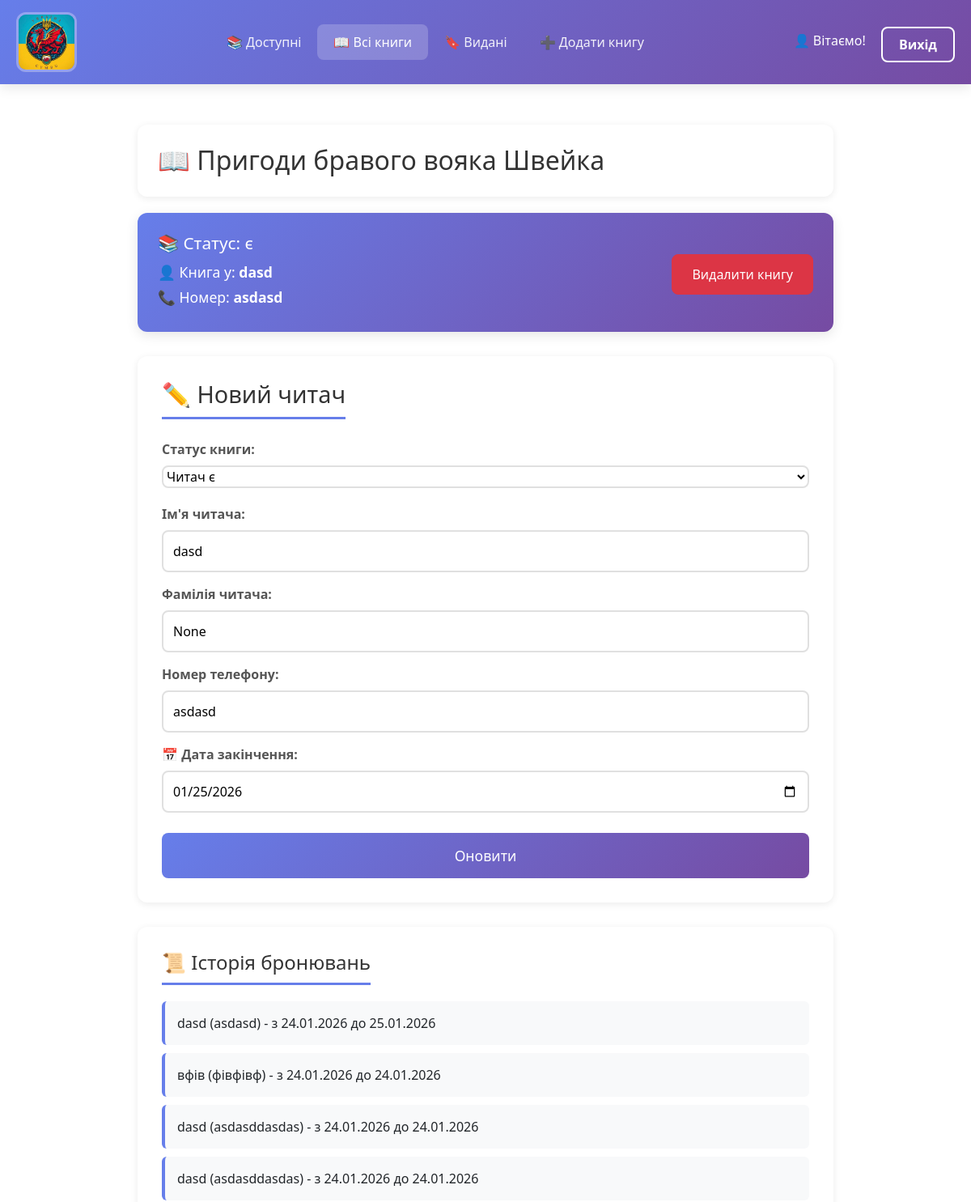
/books/3 (signed in, upper part), run on an earlier commit of the app's database.
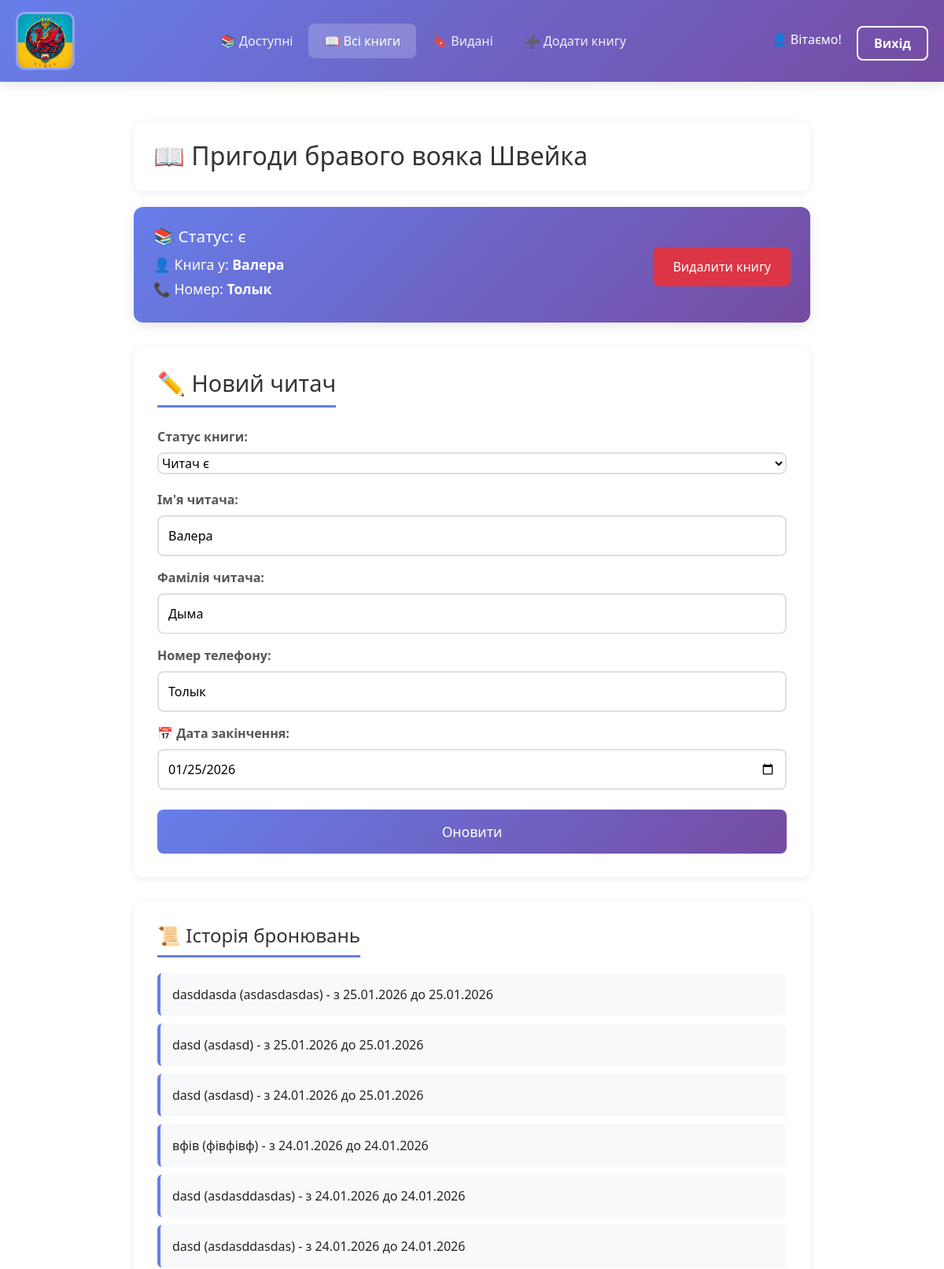
And on a later commit of the database.
### app.py (models this page shows)
class Book(db.Model):
    id = db.Column(db.Integer, primary_key=True)
    name_book = db.Column(db.String(100), nullable=False)
    author = db.Column(db.String(100), nullable=False)
    surname = db.Column(db.String(100), nullable=False)
    ean = db.Column(db.Text, nullable=False)
    buyer = db.Column(db.String(100), nullable=False)
    phone = db.Column(db.String(20), nullable=False)
    stat = db.Column(db.String(20), nullable=False)
    date = db.Column(db.DateTime, default=datetime.utcnow)
    enddate = db.Column(db.DateTime, default=datetime.utcnow)
    history = db.Column(db.String(100))

### app.py (the view, shortened to what this page needs)
@app.route('/books/<int:id>', methods=['POST', 'GET'])
@login_required
def change(id):
    book = Book.query.get(id)
    return render_template('change.html', book=book)

### app.py (called while the page is built)
@login_manager.user_loader
def load_user(user_id):
    return User.query.get(int(user_id))

### templates/change.html (shortened to what the changed rows need)
{% extends 'base.html' %}
{% block body %}
<div class="container" style="max-width: 900px; margin: 0 auto; padding: 20px;">
    <div style="background: white; padding: 25px; border-radius: 12px; box-shadow: 0 2px 10px rgba(0,0,0,0.08); margin-bottom: 20px;">
        <h1 style="color: #333; margin: 0; font-size: 2em; display: flex; align-items: center; gap: 12px;">
            📖 {{ book.name_book }}
        </h1>
    </div>
    <div class="gigi" style="margin-bottom: 30px;">
        <div class="didi" style="background: linear-gradient(135deg, #667eea 0%, #764ba2 100%); padding: 25px; border-radius: 12px; box-shadow: 0 4px 15px rgba(0,0,0,0.1); color: white; display: flex; justify-content: space-between; align-items: center;">
            <div>
                <h3 class="tutu" style="margin: 0 0 10px 0; font-size: 1.3em;">📚 Статус: {{ book.stat }}</h3>
                {% if book.stat == 'є' %}
                <p class="tutu" style="margin: 5px 0; font-size: 1.1em;">👤 Книга у: <strong>{{ book.buyer }}</strong></p>
                <p class="tutu" style="margin: 5px 0; font-size: 1.1em;">📞 Номер: <strong>{{ book.phone }}</strong></p>
                {% else %}
                <p class="tutu" style="margin: 5px 0; font-size: 1.1em; opacity: 0.9;">✅ Книга вільна</p>
                {% endif %}
            </div>
        </div>
    </div>
    <div class="didi" style="background: white; padding: 30px; border-radius: 12px; box-shadow: 0 2px 10px rgba(0,0,0,0.08); margin-bottom: 30px;">
        <h2 style="color: #333; margin-bottom: 25px; font-size: 1.8em; border-bottom: 3px solid #667eea; padding-bottom: 10px; display: inline-block;">✏️ Новий читач</h2>
        <form method="post" class="from-control">
            <div style="margin-bottom: 20px;">
                <label style="display: block; margin-bottom: 8px; color: #555; font-weight: 600;">Статус книги:</label>
                <select class="state" name="stat" id="buyerSelect" style="width: 100%;  border: 2px solid #e0e0e0; border-radius: 8px; font-size: 1em; background-color: white; cursor: pointer; transition: border 0.3s;">
                    <option value="є" {% if book.stat == 'є' %}selected{% endif %}>Читач є</option>
                </select>
            </div>
            <div id="readerFields" style="transition: all 0.3s ease;">
                <div style="margin-bottom: 15px;">
                    <label style="display: block; margin-bottom: 8px; color: #555; font-weight: 600;">Ім'я читача:</label>
                    <input type="text" name="buyer" class="text_customer" value="{{book.buyer}}" placeholder="Введіть ім'я" id="buyerInput" style="width: 100%; padding: 12px; border: 2px solid #e0e0e0; border-radius: 8px; font-size: 1em; transition: border 0.3s;">
                </div>
                <div style="margin-bottom: 15px;">
                    <label style="display: block; margin-bottom: 8px; color: #555; font-weight: 600;">Фамілія читача:</label>
                    <input type="text" name="surname" class="text_customer" value="{{book.surname}}" placeholder="Введіть ім'я" id="surnameInput" style="width: 100%; padding: 12px; border: 2px solid #e0e0e0; border-radius: 8px; font-size: 1em; transition: border 0.3s;">
                </div>
                <div style="margin-bottom: 15px;">
                    <label style="display: block; margin-bottom: 8px; color: #555; font-weight: 600;">Номер телефону:</label>
                    <input type="text" name="phone" class="text_customer" value="{{book.phone}}" placeholder="Введіть номер телефону" id="phoneInput" style="width: 100%; padding: 12px; border: 2px solid #e0e0e0; border-radius: 8px; font-size: 1em; transition: border 0.3s;">
                </div>
            </div>
        </form>
    </div>
    <div style="background: white; padding: 30px; border-radius: 12px; box-shadow: 0 2px 10px rgba(0,0,0,0.08);">
        <h2 style="color: #333; margin-bottom: 20px; font-size: 1.5em; border-bottom: 3px solid #667eea; padding-bottom: 10px; display: inline-block;">📜 Історія бронювань</h2>
        {% if book.history %}
        <div class="history-section">
            {% set history_entries = book.history.split(' | ') %}
            <ul style="list-style-type: none; padding-left: 0; margin: 0;">
                {% for entry in history_entries %}
                <li style="padding: 15px; margin-bottom: 10px; background: #f8f9fa; border-left: 4px solid #667eea; border-radius: 6px; transition: transform 0.2s;">
                    {{ entry }}
                </li>
                {% endfor %}
            </ul>
        </div>
        {% else %}
        <div class="history-section" style="text-align: center; padding: 40px; background: #f8f9fa; border-radius: 8px;">
            <p style="color: #999; font-size: 1.1em; margin: 0;">📭 Історія бронювань відсутня</p>
        </div>
        {% endif %}
    </div>
</div>
{% endblock %}

What changed in the data, as far as the page shows it:
changed Book "Пригоди бравого вояка Швейка": buyer "dasd" → "Валера"; phone "asdasd" → "Толык"; surname "None" → "Дыма"
Also different on the page:
new list line: "dasddasda (asdasdasdas) - з 25.01.2026 до 25.01.2026"
new list line: "dasd (asdasd) - з 25.01.2026 до 25.01.2026"
